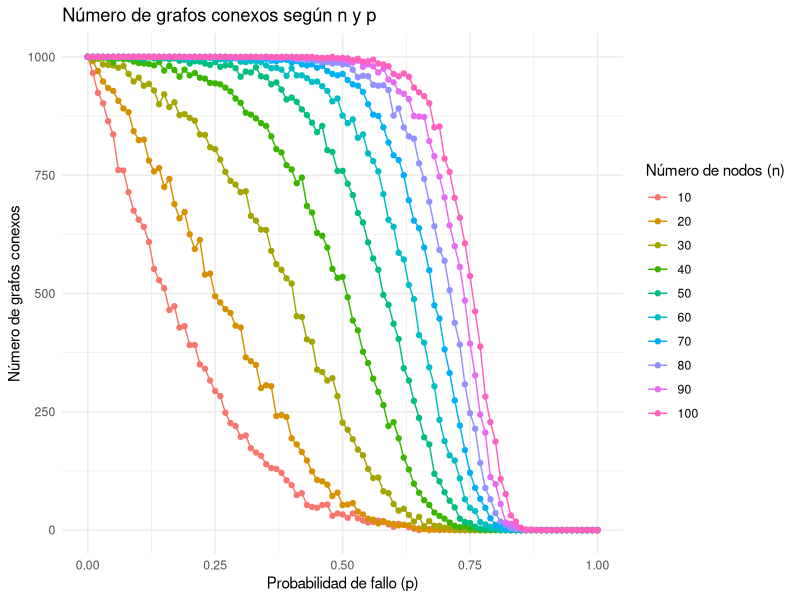
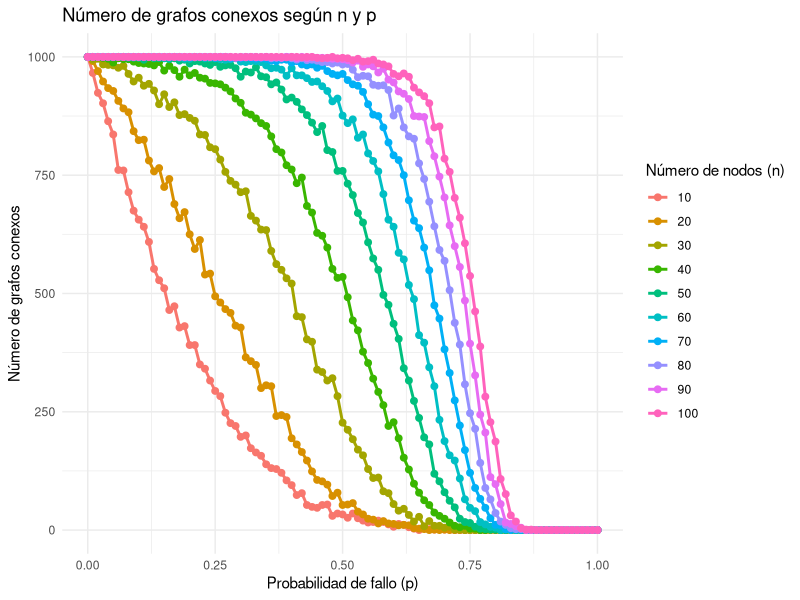

Here is the R script that generated these plots, in order:
# Cargar el archivo CSV
data <- read.csv("../data/results.csv", sep=";")

# Ver un resumen rápido de los datos
head(data)

# Instalar ggplot2 si no está instalado
if (!require(ggplot2)) install.packages("ggplot2")

# Cargar ggplot2
library(ggplot2)

# Graficar
ggplot(data, aes(x = p, y = connectedGraphs, color = as.factor(n))) +
  geom_line() +
  geom_point() +
  labs(
    title = "Número de grafos conexos según n y p",
    x = "Probabilidad de fallo (p)",
    y = "Número de grafos conexos",
    color = "Número de nodos (n)"
  ) +
  theme_minimal()


ggplot(data, aes(x = p, y = connectedGraphs, color = as.factor(n))) +
  geom_line(size = 1) +  # Ajustar el grosor de la línea
  geom_point(size = 2) + # Ajustar el tamaño de los puntos
  labs(
    title = "Número de grafos conexos según n y p",
    x = "Probabilidad de fallo (p)",
    y = "Número de grafos conexos",
    color = "Número de nodos (n)"
  ) +
  theme_minimal()

